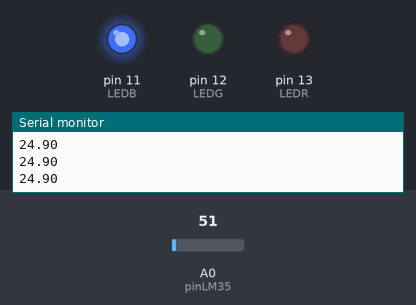
This sketch was run on a simulated Arduino Uno, built with avr-gcc and run on an emulated ATmega328P. Shown: output pins drawn as LEDs (lit = HIGH), the last lines printed to the serial monitor. The inputs (shaded band) are chosen by the test bench; at power-on: A0 (pinLM35) = 51.

Above: at 1.3 s.
1.4 s: A0 (pinLM35) set to 65
At 2.7 s:
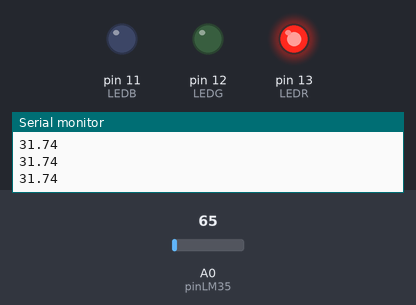
3.0 s: A0 (pinLM35) set to 71
At 4.1 s:
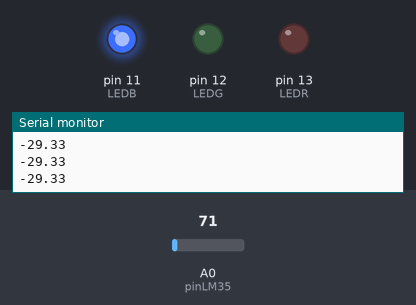
4.5 s: A0 (pinLM35) set to 61
At 5.2 s:
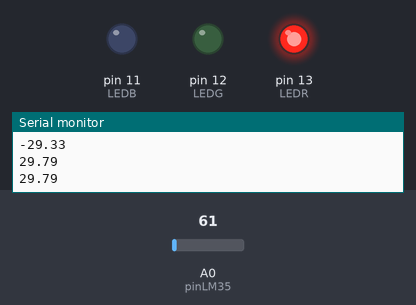
Timing chart, 0 to 7.5 s (numbered marks = the images above; inputs shaded):
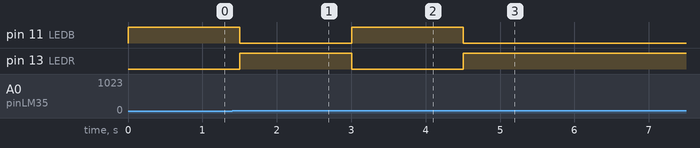

Measured:
- the behaviour switches between 59 and 60 on A0 (pinLM35) (found by bisection; images 0 and 1)
- after the input at 1.4 s, pin 11 (LEDB): HIGH → LOW after 0.10 s; pin 13 (LEDR): LOW → HIGH after 0.10 s
- after the input at 3.0 s, pin 11 (LEDB): LOW → HIGH at once; pin 13 (LEDR): HIGH → LOW at once
- after the input at 4.5 s, pin 11 (LEDB): HIGH → LOW at once; pin 13 (LEDR): LOW → HIGH at once

The sketch:

HW4_1.ino
```cpp
const int pinLM35 = 0;
const int LEDR = 13;
const int LEDG = 12;
const int LEDB = 11;
int val = 0;

void setup() {
  pinMode(LEDR, OUTPUT);
  pinMode(LEDG, OUTPUT);
  pinMode(LEDB, OUTPUT);
  Serial.begin(9600);
}

void loop() {
  val = analogRead(pinLM35);
  float temp = val * 5 * 100 / 1024.0;
  Serial.println(temp);
  if(temp > 29) {
    digitalWrite(LEDR,1);
    digitalWrite(LEDG,0);
    digitalWrite(LEDB,0);
  } else {
    digitalWrite(LEDR,0);
    digitalWrite(LEDG,0);
    digitalWrite(LEDB,1);
  }
  delay(500);
}
```
